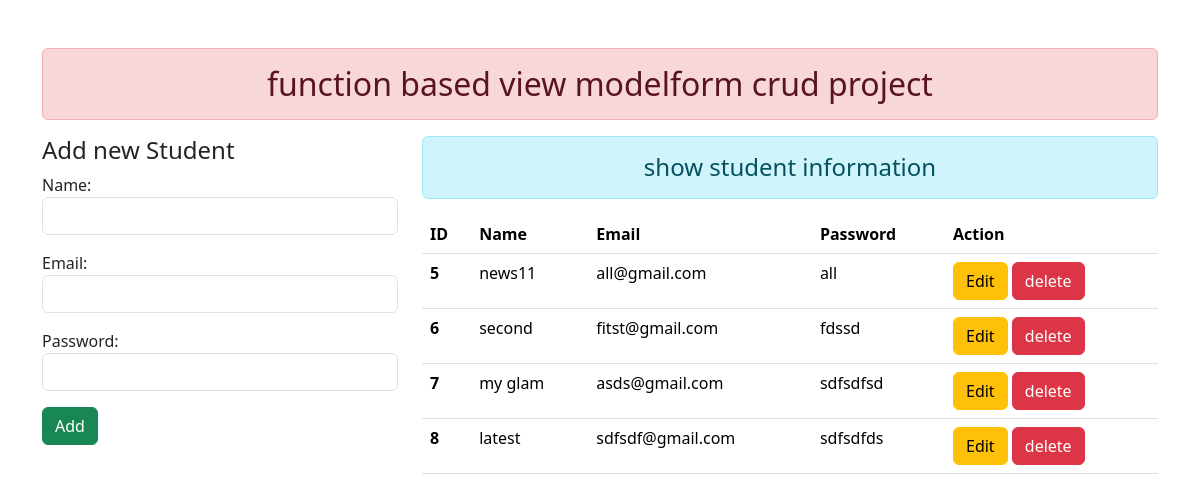
The page / on the database its author committed.
### enroll/models.py (models this page shows)
class User(models.Model):
    name = models.CharField(max_length=70)
    email = models.EmailField(max_length=100)
    password = models.CharField(max_length=70)

### enroll/views.py (the view)
# urls.py: path('',views.add_show,name="addandshow"),
def add_show(request):
    if request.method == 'POST':
        fm = StudentRegistration(request.POST)
        if fm.is_valid():
            nm=fm.cleaned_data['name']
            em=fm.cleaned_data['email']
            pw=fm.cleaned_data['password']
            reg = User(name=nm,email=em,password=pw)
            reg.save()
            fm = StudentRegistration()
    else:
        fm = StudentRegistration()
    stud = User.objects.all()
    return render(request,'enroll/addandshow.html',{'form':fm,'stud':stud})

### enroll/forms.py
class StudentRegistration(forms.ModelForm):
    class Meta:
        model = User
        fields = ['name','email','password']
        widgets = {
            'name': forms.TextInput(attrs={'class':'form-control'}),
            'email': forms.EmailInput(attrs={'class':'form-control'}),
            'password': forms.TextInput(attrs={'class':'form-control'}),
        }

### enroll/templates/enroll/addandshow.html (shortened to what this page needs)
{% extends 'enroll/base.html' %}
{% block content %}
<div class="row">
    <div class="col-sm-4">
        <h4>Add new Student</h4>
        <form action="" method="POST">
        {{form.as_p}}
        <input type="submit" class="btn btn-success" value="Add">
        </form>
    </div>
    <div class="col-sm-8">
        <h4 class="text-center alert alert-info">show student information</h4>
        {% if stud %}
        <table class="table table-hover">
            <thead>
              <tr>
                <th scope="col">ID</th>
                <th scope="col">Name</th>
                <th scope="col">Email</th>
                <th scope="col">Password</th>
                <th scope="col">Action</th>
              </tr>
            </thead>
            <tbody>
            {% for stu in stud %}
              <tr>
                <th scope="row">{{ stu.id }}</th>
                <td>{{ stu.name }}</td>
                <td>{{ stu.email }}</td>
                <td>{{ stu.password }}</td>
                <td>
                    <a href="{% url 'updatedata' stu.id %}" class="btn btn-warning">Edit</a>
                    <form action="{% url 'deletedata' stu.id %}" class="d-inline" method="post">
                        <input type="submit" class="btn btn-danger" value="delete">
                    </form>
                </td>
              </tr>
            {% endfor %}
            </tbody>
          </table>
        {% else %}
        <h4>no record</h4>
        {% endif %}
    </div>
</div>
{% endblock content %}

### enroll/templates/enroll/base.html (shortened to what this page needs)
{% load static %}
<html>
    <head>
        <link rel="stylesheet" href="{% static 'enroll/css/bootstrap.css' %}">
    </head>
    <body>
        <div class="container mt-5">
            <h2 class="text-center alert alert-danger">function based view modelform crud project</h2>
            {% block content %}
            {% endblock content %}
        </div>
    </body>
</html>

### rows shown on the page
User: id "5", name "news11", email "all@gmail.com", password "all"
User: id "6", name "second", email "fitst@gmail.com", password "fdssd"
User: id "7", name "my glam", email "asds@gmail.com", password "sdfsdfsd"
User: id "8", name "latest", email "sdfsdf@gmail.com", password "sdfsdfds"
